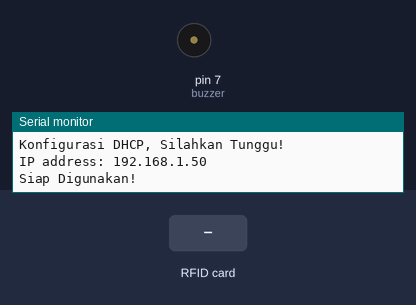
Bench run of a sketch on a simulated Arduino Uno, built for the host (arithmetic inside an expression is 32-bit, double 64-bit). On the bench: buzzer (waves = sounding, pin HIGH), the last lines printed to the serial monitor. The test bench sets the inputs (shaded band). WiFi joins after 1.5 s; servers stay silent unless stated; uploads are accepted with an empty reply.

Above: at 7.9 s.
8.0 s: RFID card 5E 7A 19 C4 held to the reader
At 10.1 s:
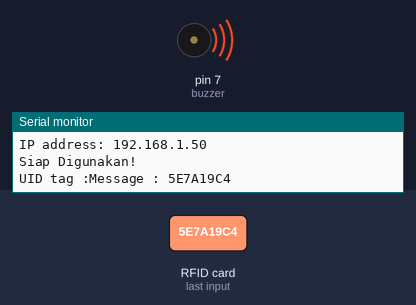
Timing chart, 0 to 11.9 s (numbered marks = the images above; inputs shaded):
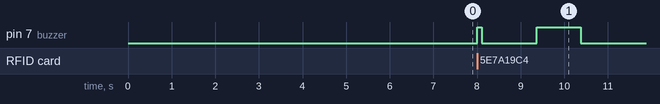

Measured:
- after the input at 8.0 s, pin 7 (buzzer): LOW → HIGH at once, → LOW 0.10 s later, → HIGH 1.3 s later, → LOW 1.0 s later

The sketch:

RFIDPHP_ETHERNET.ino
```cpp
#include <SPI.h>
#include <Ethernet.h>
#include <ArduinoJson.h> //6.17.3
#include <SPI.h>
#include <MFRC522.h>

// replace the MAC address below by the MAC address printed on a sticker on the Arduino Shield 2
byte mac[] = { 0xDE, 0xAD, 0xBE, 0xEF, 0xFE, 0xED };

EthernetClient client;

int    HTTP_PORT   = 80;
String HTTP_METHOD = "GET";
char   HOST_NAME[] = "192.168.1.63"; // change to your PC's IP address
String PATH_NAME   = "/rfid_fiki/data-api.php";
String getData;

#define SS_PIN 9
#define RST_PIN 8
#define buzzer 7

MFRC522 mfrc522(SS_PIN, RST_PIN);   // Create MFRC522 instance.

void setup() {
  Serial.begin(115200);
  pinMode (buzzer,OUTPUT);
  while(!Serial);
  SPI.begin();      // Initiate  SPI bus
  mfrc522.PCD_Init();   // Initiate MFRC522
  //delay(3000);
  //START IP DHCP
  Serial.println("Konfigurasi DHCP, Silahkan Tunggu!");
  if (Ethernet.begin(mac) == 0) {
    Serial.println("DHCP Gagal!");
    if (Ethernet.hardwareStatus() == EthernetNoHardware) {
      Serial.println("Ethernet Tidak tereteksi :(");
    } else if (Ethernet.linkStatus() == LinkOFF) {
      Serial.println("Hubungkan kabel Ethernet!");
    }
    while (true) {delay(1);}
  }
  //End DHCP
  delay(5000);
  Serial.print("IP address: ");
  Serial.println(Ethernet.localIP());
  client.connect(HOST_NAME, HTTP_PORT);
  Serial.println("Siap Digunakan!");
}

void loop() {
  //Baca data

   //Program yang akan dijalankan berulang-ulang
  if ( ! mfrc522.PICC_IsNewCardPresent()) {return;}
  // Select one of the cards
  if ( ! mfrc522.PICC_ReadCardSerial()) {return;}

  //Show UID on serial monitor
  Serial.print("UID tag :");
  String uidString;
  byte letter;
  for (byte i = 0; i < mfrc522.uid.size; i++)
  {
     uidString.concat(String(mfrc522.uid.uidByte[i] < 0x10 ? "" : ""));
     uidString.concat(String(mfrc522.uid.uidByte[i], HEX));
  }
  Serial.print("Message : ");
  uidString.toUpperCase();
  Serial.println(uidString);
  digitalWrite(buzzer,HIGH);
  delay(100);
  digitalWrite(buzzer,LOW);

  //POST TO WEB
    client.connect(HOST_NAME, HTTP_PORT);
    client.println(HTTP_METHOD + " " + PATH_NAME +
                   "?rfid=" + String(uidString) +
                   "&tol=Bogor" +
                   //"&sensor1=" + String(sensor1) +
                   //"&sensor2=" + String(sensor2) +
                   " HTTP/1.1");
    client.println("Host: " + String(HOST_NAME));
    client.println("Connection: close");
    client.println(); // end HTTP header

    while(client.connected()) {
      if(client.available()){
        char endOfHeaders[] = "\r\n\r\n";
        client.find(endOfHeaders);
        getData = client.readString();
        getData.trim();

        //AMBIL DATA JSON
        const size_t capacity = JSON_OBJECT_SIZE(12) + 210; //cari dulu nilainya pakai Arduino Json 5 Asisten
        DynamicJsonDocument doc(capacity);
        //StaticJsonDocument<192> doc;
        DeserializationError error = deserializeJson(doc, getData);

        const char* id_dibaca       = doc["id"];
        const char* rfid_dibaca     = doc["rfid"];
        const char* nama_dibaca     = doc["nama"];
        const char* alamat_dibaca   = doc["alamat"];
        const char* telepon_dibaca  = doc["telepon"];
        const char* saldo_dibaca    = doc["saldo"];
        const char* tanggal_dibaca  = doc["tanggal"];
        const char* tol_dibaca      = doc["tol"];
        const char* harga_dibaca    = doc["harga"];
        const char* saldoawal_dibaca       = doc["saldoawal"];
        const char* saldoakhir_dibaca      = doc["saldoakhir"];
        const char* keterangan_dibaca      = doc["keterangan"];

       //LOGIKA
       if(String(nama_dibaca)!=""){
        buzzeroke();
        Serial.println("Kartu Terdaftar!");
        Serial.println(getData);
        //POST TO SERIAL
         Serial.print("ID       = ");Serial.println(id_dibaca);
         Serial.print("RFID     = ");Serial.println(rfid_dibaca);
         Serial.print("Nama     = ");Serial.println(nama_dibaca);
         Serial.print("Alamat   = ");Serial.println(alamat_dibaca);
         Serial.print("Telepon  = ");Serial.println(telepon_dibaca);
         Serial.print("Saldo   = ");Serial.println(saldo_dibaca);
         Serial.print("Waktu    = ");Serial.println(tanggal_dibaca);
         Serial.print("Nama tol    = ");Serial.println(tol_dibaca);
         Serial.print("Harga  = ");Serial.println(harga_dibaca);
         Serial.print("Saldo awal  = ");Serial.println(saldoawal_dibaca);
         Serial.print("Saldo akhir  = ");Serial.println(saldoakhir_dibaca);
         Serial.print("Keterangan  = ");Serial.println(keterangan_dibaca);
         Serial.println();
       }else{
        buzzergagal();
        Serial.println("Kartu Tidak terdaftar!");
        }
      }
    }
    //delay(1000);
}

void buzzeroke(){
  digitalWrite(buzzer,HIGH);
  delay(100);
  digitalWrite(buzzer,LOW);
  delay(100);
  digitalWrite(buzzer,HIGH);
  delay(100);
  digitalWrite(buzzer,LOW);
  delay(100);
}

void buzzergagal(){
  digitalWrite(buzzer,HIGH);
  delay(1000);
  digitalWrite(buzzer,LOW);
  delay(10);
}
```
